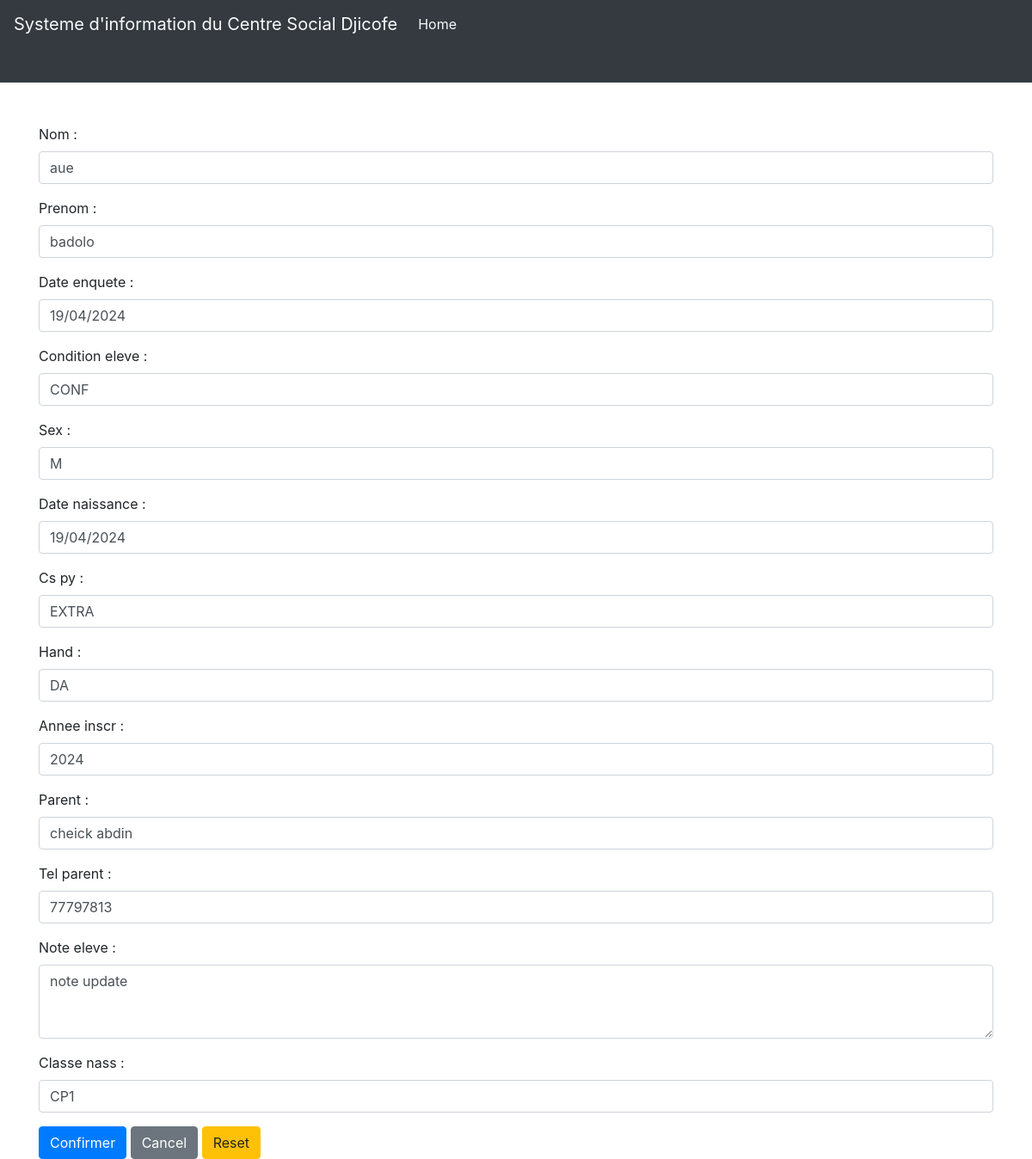
The page /homepage/student/5/update/ on the database its author committed.
### scuelo/models.py (models this page shows, shortened)
class Eleve(models.Model):
    nom = models.CharField(max_length=34, null=False)
    prenom = models.CharField(max_length=34, null=False)
    date_enquete = models.DateTimeField(blank=True)  # is  added right after
    condition_eleve = models.CharField(
        max_length=4,
        choices=CONDITION_ELEVE
    )
    sex = models.CharField(max_length=1, choices=SEX)
    date_naissance = models.DateField()
    cs_py = models.CharField(max_length=6, choices=CS_PY)
    hand = models.CharField(max_length=2, choices=HAND, blank=True ,default="")
    annee_inscr = models.CharField(max_length=4)  # the inscrption year
    parent = models.CharField(max_length=34, null=False)
    tel_parent = models.CharField(max_length=24, null=False)
    note_eleve = models.CharField(max_length=240, blank=True, default='')
    classe_nass = models.ForeignKey(Classe ,  on_delete=models.PROTECT   )
    class Meta:
        verbose_name = 'Eleve'
        verbose_name_plural = 'Eleves'

class Classe(models.Model):
    type_ecole = models.CharField(max_length=14, choices=TYPE_ECOLE ,  default="")
    nom = models.CharField(max_length=23, null=False , default="")
    def __str__( self ):
        return self.nom

### scuelo/views.py (the view)
# urls.py: path('student/<int:pk>/update/', student_update, name='student_update'),
def student_update(request, pk):
    student = Eleve.objects.get(pk=pk)
    if request.method == 'POST':
        form = StudentUpdateForm(request.POST, instance=student)
        if form.is_valid():
            form.save()
            return redirect('student_detail', pk=pk)  # Redirect to student detail page with updated student PK
    else:
        form = StudentUpdateForm(instance=student)
        if 'reset' in request.GET:
            return redirect('student_detail', pk=pk)  # Redirect to student detail page without form submission
    return render(request, 'scuelo/eleve_update.html', {'form': form , 'student': student})

### scuelo/templates/scuelo/eleve_update.html (shortened to what this page needs)
{% extends 'layout.html' %}
{% block header %}
<nav class="navbar navbar-expand-lg navbar-light bg-dark pb-5 mb-5 mt-9">
  <a class="navbar-brand text-light" href="{% url 'home' %}">Systeme d'information du Centre Social Djicofe</a>
  <div class="collapse navbar-collapse" id="navbarNav">
      <ul class="navbar-nav">
          <li class="nav-item active">
              <a class="nav-link text-light" href="{% url 'home' %}">Home <span class="sr-only">(current)</span></a>
          </li>
      </ul>
  </div>
</nav>
{% endblock header %}
{% block content %}
<div class='container'>
  <form method="post">
    {{ form.as_p }}
    <button type="submit" class="btn btn-primary">Confirmer</button>
    <a href="{% url 'student_detail' pk=student.pk %}" class="btn btn-secondary">Cancel</a>
        <a href="{% url 'student_detail' pk=student.pk %}" class="btn btn-warning">Reset</a>
</form>
</div>
{% endblock %}

### rows shown on the page
Eleve: nom "aue", prenom "badolo", date_enquete "19/04/2024", condition_eleve "CONF", sex "M", date_naissance "19/04/2024", cs_py "EXTRA", hand "DA", annee_inscr "2024", parent "cheick abdin", tel_parent "77797813", note_eleve "note update", classe_nass "CP1"
